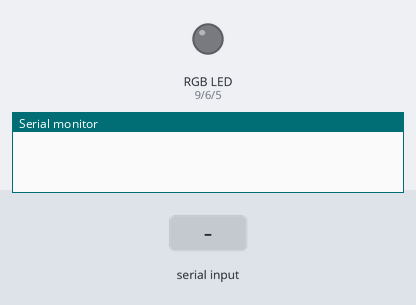
The sketch below on a simulated Arduino Uno, built with avr-gcc and run on an emulated ATmega328P. On the bench: an RGB LED mixed from three pins (HIGH = lit), the last lines printed to the serial monitor. The test bench sets the inputs (shaded band). Dim RGB values are drawn brighter than linear.

Above: at 1.2 s.
1.3 s: "1,90,45\n" received over Serial
At 3.46 s:
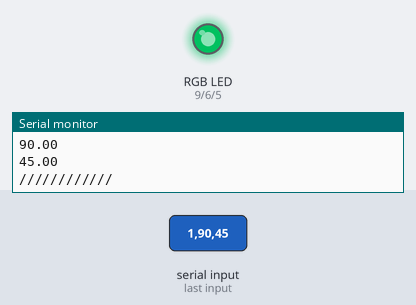
Timing chart, 0 to 6.9 s (numbered marks = the images above; inputs shaded):
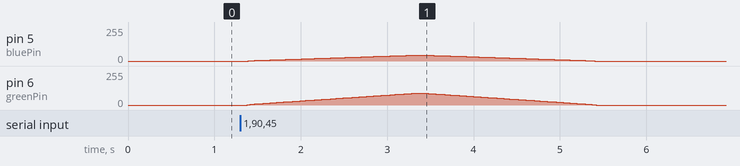

Measured:
- after the input at 1.3 s, pin 5 (bluePin): rises from 0/255 to 45/255 in 2.0 s, then falls to 0/255 in 2.1 s; pin 6 (greenPin): rises from 0/255 to 90/255 in 2.0 s, then falls to 0/255 in 2.1 s

The sketch:

sketch_may06a.ino
```cpp
#include <ctype.h>

#define redPin 9
#define greenPin 6
#define bluePin 5

class Color{
  public:
    static int redValue;
    static int greenValue;
    static int blueValue;
    static int animationMode;

    void parseColors(String colorString);
    void turnOnLed();
    static void brightenRed();
    static void brightenGreen();
    static void brightenBlue();
    static void fadeRed();
    static void fadeGreen();
    static void fadeBlue();
    void animate();
    void animate2();
    void printColors();
    void testAnimation();
};

int Color::redValue;
int Color::greenValue;
int Color::blueValue;
int Color::animationMode;

void Color::parseColors(String colorString){
  int firstCommaIndex = colorString.indexOf(',');
  int secondCommaIndex = colorString.indexOf(',', firstCommaIndex + 1);
  int thirdCommaIndex = colorString.indexOf(',', secondCommaIndex + 1);

  redValue = (colorString.substring(0,firstCommaIndex)).toInt();
  greenValue = (colorString.substring(firstCommaIndex + 1, secondCommaIndex)).toInt();
  blueValue = (colorString.substring(secondCommaIndex + 1)).toInt();
  animationMode = (colorString.substring(thirdCommaIndex + 1)).toInt();
}

void Color::turnOnLed(){
  analogWrite(redPin, redValue);
  analogWrite(greenPin, greenValue);
  analogWrite(bluePin, blueValue);
}

void Color::animate(){
  int timeInterval = 100;
  double redStep = (double) redValue / (double) timeInterval;
  double greenStep = (double) greenValue / (double) timeInterval;
  double blueStep = (double) blueValue / (double) timeInterval;
  double tempRed = 0, tempGreen = 0, tempBlue = 0;

  Serial.println(redStep);
  Serial.println(greenStep);
  Serial.println(blueStep);

  for(int i = 0; i < timeInterval; i++){
    delay(10);
    tempRed = tempRed + redStep;
    tempGreen = tempGreen + greenStep;
    tempBlue = tempBlue + blueStep;

    analogWrite(redPin, tempRed);
    analogWrite(greenPin, tempGreen);
    analogWrite(bluePin, tempBlue);

    Serial.println(tempRed);
    Serial.println(tempGreen);
    Serial.println(tempBlue);
  }

  Serial.println("////////////");
  Serial.println(tempRed);
  Serial.println(tempGreen);
  Serial.println(tempBlue);
  Serial.println("////////////");

  for(int i = 0; i < timeInterval; i++){
    delay(10);
    tempRed = tempRed - redStep;
    tempGreen = tempGreen - greenStep;
    tempBlue = tempBlue - blueStep;

    analogWrite(redPin, tempRed);
    analogWrite(greenPin, tempGreen);
    analogWrite(bluePin, tempBlue);

    Serial.println(tempRed);
    Serial.println(tempGreen);
    Serial.println(tempBlue);
  }

}

void Color::animate2(){
  for(int i = 0; i < redValue; i++){
    analogWrite(redPin, i);
    delay(2);
  }

  delay(2);

  for(int i = 0; i < greenValue; i++){
    analogWrite(greenPin, i);
    delay(2);
  }

  delay(2);

  for(int i = 0; i < blueValue; i++){
    analogWrite(bluePin, i);
    delay(2);
  }

  delay(20);

  for(int i = redValue; i >= 0; i--){
    analogWrite(redPin, i);
    delay(2);
  }

  delay(2);

  for(int i = greenValue; i >= 0; i--){
    analogWrite(greenPin, i);
    delay(2);
  }

  delay(2);

  for(int i = blueValue; i >= 0; i--){
    analogWrite(bluePin, i);
    delay(2);
  }
}

void Color::printColors(){
  Serial.print("Red: ");
  Serial.println(redValue);

  Serial.print("Green: ");
  Serial.println(greenValue);

  Serial.print("Blue: ");
  Serial.println(blueValue);
}

void Color::testAnimation(){

}

void setup() {
  pinMode(redPin, OUTPUT);
  pinMode(greenPin, OUTPUT);
  pinMode(bluePin, OUTPUT);

  Serial.begin(9600);
  Serial.setTimeout(50); //!!!!!!!!!!!!!!!!!!!!!  CHANGED
}


void loop() {

  Color color;
  while(Serial.available() == 0){

  }

  String colorString = Serial.readString();

  color.parseColors(colorString);

  if(Color::animationMode == 0){
    color.turnOnLed();
  }else if(Color::animationMode == 1){
    color.animate();
  }else if(Color::animationMode == 2){
    color.animate2();
  }

}
```
